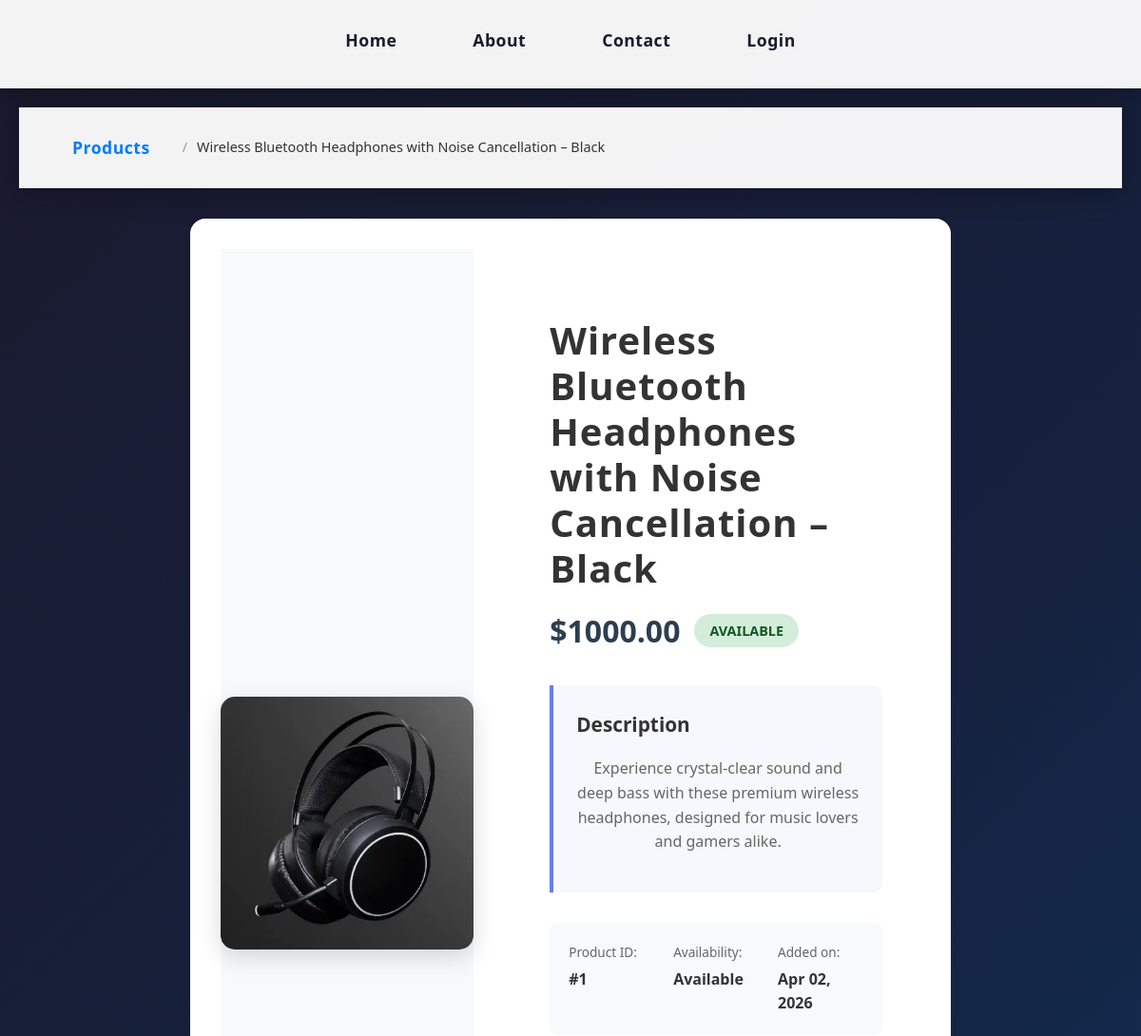
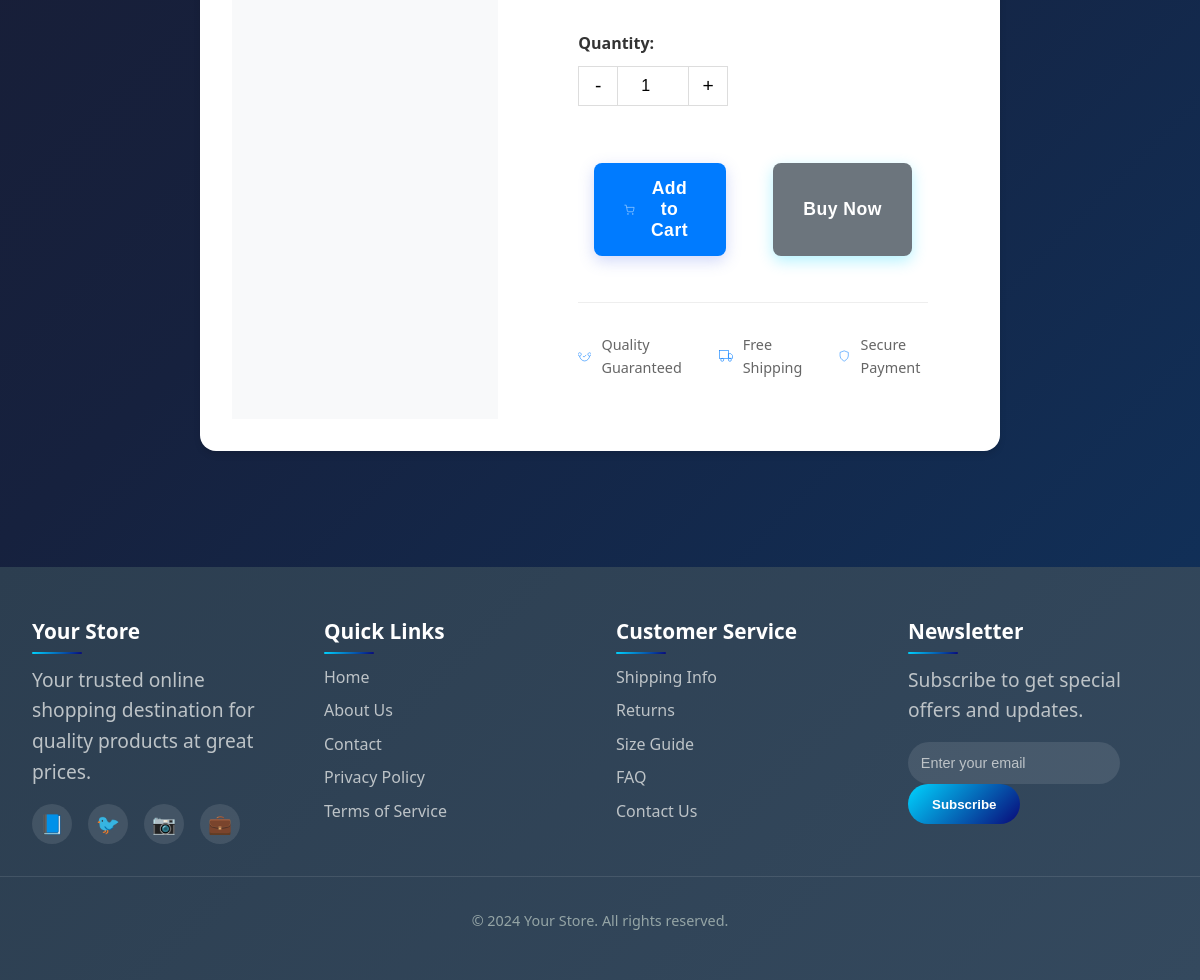
The app's page /newApp/product/1/ with its own data (2 pictures, top to bottom).
### newApp/models.py (models this page shows, shortened)
class Product(models.Model):
    PRODUCT_STATUS =  (
        ('available', 'Available'),
        ('unavailable', 'Unavailable'),
        ('out_of_stock', 'Out of Stock'),
        ('discontinued', 'Discontinued'),
    )
    name = models.CharField(max_length=100)
    price = models.DecimalField(max_digits=10, decimal_places=2)
    image = models.ImageField(upload_to='products/')
    description = models.TextField()
    created_at = models.DateTimeField(default=timezone.now)
    status = models.CharField(max_length=20, choices=PRODUCT_STATUS, default='available')

### newApp/views.py (the view)
# urls.py: path('product/<int:product_id>/', views.product_detail, name='product_detail'),
def product_detail(request, product_id):
    product = get_object_or_404(Product, pk=product_id)
    return render(request, 'newApp/product_detail.html', {'product': product})

### newApp/templates/newApp/product_detail.html (shortened to what this page needs)
{% extends 'website/layout.html' %}
{% block content %}
<div class="product-detail-container">
    <nav class="breadcrumb">
        <a href="{% url 'newApp:home' %}">Products</a>
        <span class="separator">/</span>
        <span class="current">{{ product.name }}</span>
    </nav>
    <div class="product-detail">
        <div class="product-gallery">
            <div class="main-image">
                {% if product.image %}
                    <img src="{{ product.image.url }}" alt="{{ product.name }}" id="productImage">
                {% endif %}
            </div>
        </div>
        <div class="product-info">
            <div class="product-header">
                <h1 class="product-title">{{ product.name }}</h1>
                <div class="product-meta">
                    <span class="product-price">${{ product.price }}</span>
                    <span class="product-status status-{{ product.status }}">{{ product.get_status_display }}</span>
                </div>
            </div>
            <div class="product-description">
                <h3>Description</h3>
                <p>{{ product.description|default:"No description available for this product." }}</p>
            </div>
            <div class="product-details-grid">
                <div class="detail-item">
                    <span class="detail-label">Product ID:</span>
                    <span class="detail-value">#{{ product.id }}</span>
                </div>
                <div class="detail-item">
                    <span class="detail-label">Availability:</span>
                    <span class="detail-value">{{ product.get_status_display }}</span>
                </div>
                <div class="detail-item">
                    <span class="detail-label">Added on:</span>
                    <span class="detail-value">{{ product.created_at|date:"M d, Y" }}</span>
                </div>
            </div>
            <div class="product-actions">
                <div class="quantity-selector">
                    <label for="quantity">Quantity:</label>
                    <div class="quantity-controls">
                        <button type="button" onclick="decreaseQuantity()">-</button>
                        <input type="number" id="quantity" value="1" min="1" max="10">
                        <button type="button" onclick="increaseQuantity()">+</button>
                    </div>
                </div>
                <div class="action-buttons">
                    <button class="btn btn-primary btn-large" onclick="addToCart()">
                        <svg width="20" height="20" viewBox="0 0 24 24" fill="none" stroke="currentColor">
                            <circle cx="9" cy="21" r="1"></circle>
                            <circle cx="20" cy="21" r="1"></circle>
                            <path d="M1 1h4l2.68 13.39a2 2 0 0 0 2 1.61h9.72a2 2 0 0 0 2-1.61L23 6H6"></path>
                        </svg>
                        Add to Cart
                    </button>
                    <button class="btn btn-secondary btn-large" onclick="buyNow()">
                        Buy Now
                    </button>
                </div>
            </div>
            <div class="product-features">
                <div class="feature">
                    <svg width="24" height="24" viewBox="0 0 24 24" fill="none" stroke="currentColor">
                        <path d="M9 12l2 2 4-4"></path>
                        <path d="M21 12c-1 0-3-1-3-3s2-3 3-3 3 1 3 3-2 3-3 3"></path>
                        <path d="M3 12c1 0 3-1 3-3s-2-3-3-3-3 1-3 3 2 3 3 3"></path>
                        <path d="M3 12c0 4.5 4.5 9 9 9s9-4.5 9-9"></path>
                    </svg>
                    <span>Quality Guaranteed</span>
                </div>
                <div class="feature">
                    <svg width="24" height="24" viewBox="0 0 24 24" fill="none" stroke="currentColor">
                        <rect x="1" y="3" width="15" height="13"></rect>
                        <polygon points="16 8 20 8 23 11 23 16 16 16 16 8"></polygon>
                        <circle cx="5.5" cy="18.5" r="2.5"></circle>
                        <circle cx="18.5" cy="18.5" r="2.5"></circle>
                    </svg>
                    <span>Free Shipping</span>
                </div>
                <div class="feature">
                    <svg width="24" height="24" viewBox="0 0 24 24" fill="none" stroke="currentColor">
                        <path d="M12 22s8-4 8-10V5l-8-3-8 3v7c0 6 8 10 8 10z"></path>
                    </svg>
                    <span>Secure Payment</span>
                </div>
            </div>
        </div>
    </div>
</div>
{% endblock %}

### static/style.css (style rules this page uses)
* { margin: 0; padding: 0; box-sizing: border-box; }
body { font-family: 'Segoe UI', Tahoma, Geneva, Verdana, sans-serif; background: linear-gradient(135deg, #1a1a2e 0%, #16213e 50%, #0f3460 100%); min-height: 100vh; color: #e8e8e8; line-height: 1.6; }
nav { background: rgba(255, 255, 255, 0.95); backdrop-filter: blur(15px); padding: 1rem 2rem; box-shadow: 0 4px 30px rgba(0, 0, 0, 0.3); position: sticky; top: 0; z-index: 100; border-bottom: 1px solid rgba(255, 255, 255, 0.1); }
nav a { color: #1a1a2e; text-decoration: none; font-weight: 600; padding: 0.75rem 1.5rem; border-radius: 30px; transition: all 0.3s ease; display: inline-block; font-size: 1.1rem; letter-spacing: 0.5px; position: relative; overflow: hidden; }
nav a::before { content: ''; position: absolute; top: 0; left: -100%; width: 100%; height: 100%; background: linear-gradient(135deg, #00d4ff 0%, #090979 100%); transition: left 0.3s ease; z-index: -1; }
h1 { color: #ffffff; text-align: center; font-size: 3rem; margin: 2rem 0; text-shadow: 0 2px 10px rgba(0, 0, 0, 0.3); animation: fadeInDown 0.8s ease; font-weight: 700; letter-spacing: 1px; }
p { text-align: center; font-size: 1.2rem; line-height: 1.6; color: #d1d1d1; margin: 1rem 0; animation: fadeInUp 0.8s ease; }
.btn { display: inline-block; background: linear-gradient(135deg, #00d4ff 0%, #090979 100%); color: white; padding: 1rem 2rem; border-radius: 50px; text-decoration: none; font-weight: 600; margin: 1rem; transition: all 0.3s ease; box-shadow: 0 5px 15px rgba(0, 212, 255, 0.3); border: none; font-size: 1.1rem; letter-spacing: 0.5px; }
.product-info { padding: 1.5rem; }
.product-title { font-size: 1.3rem; color: #333; margin-bottom: 0.5rem; font-weight: 600; }
.product-description { color: #555; font-size: 1rem; line-height: 1.5; margin-top: 1rem; }
.product-detail { background: rgba(255, 255, 255, 0.95); backdrop-filter: blur(10px); border-radius: 20px; padding: 2rem; margin: 2rem auto; max-width: 800px; box-shadow: 0 15px 40px rgba(0, 0, 0, 0.2); animation: fadeInUp 0.8s ease; }
.product-detail img { width: 100%; max-height: 400px; object-fit: cover; border-radius: 15px; margin-bottom: 2rem; box-shadow: 0 8px 25px rgba(0, 0, 0, 0.15); transition: transform 0.3s ease; }
.product-detail h1 { color: #333; font-size: 2.5rem; margin-bottom: 1rem; text-align: left; text-shadow: none; }
.product-detail .product-description { color: #444; font-size: 1.1rem; line-height: 1.7; margin: 2rem 0; padding: 1.5rem; background: rgba(102, 126, 234, 0.05); border-left: 4px solid #667eea; border-radius: 0 10px 10px 0; }
.product-actions { display: flex; gap: 1rem; margin-top: 2rem; flex-wrap: wrap; }
.btn-primary { background: linear-gradient(135deg, #667eea 0%, #764ba2 100%); color: white; padding: 1rem 2rem; border-radius: 50px; text-decoration: none; font-weight: 600; transition: all 0.3s ease; box-shadow: 0 5px 15px rgba(102, 126, 234, 0.3); border: none; cursor: pointer; display: inline-block; }
.btn-secondary { background: transparent; color: #667eea; padding: 1rem 2rem; border-radius: 50px; text-decoration: none; font-weight: 600; transition: all 0.3s ease; border: 2px solid #667eea; cursor: pointer; display: inline-block; }

### records on screen
Product: name "Wireless Bluetooth Headphones with Noise Cancellation – Black", image (picture), price "1000.00", status "AVAILABLE", description "Experience crystal-clear sound and deep bass with these premium wireless headphones, designed for music lovers and gamers alike.", id "1", status "Available", created_at "Apr 02, 2026"
